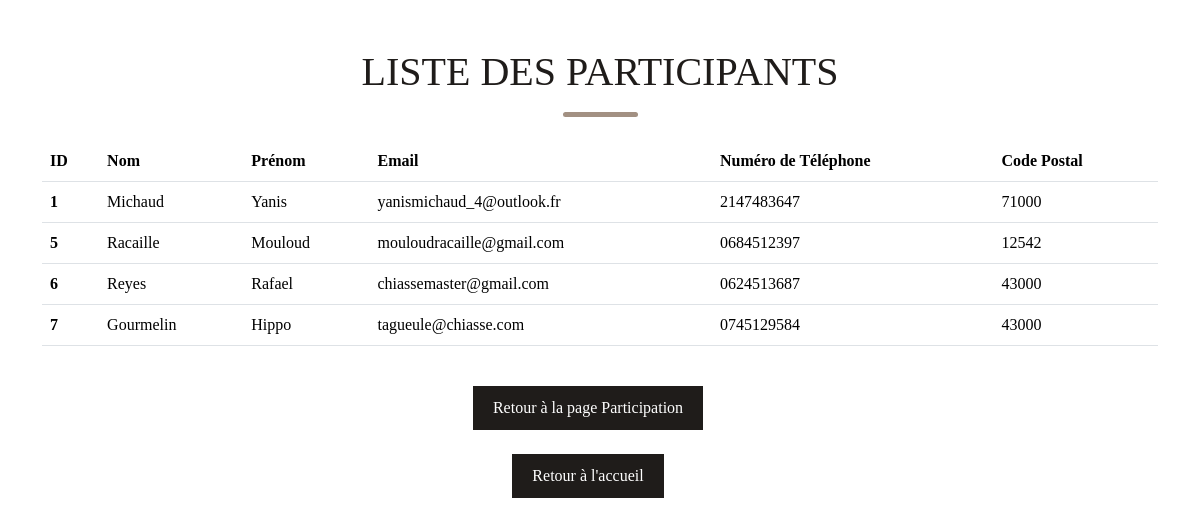
Page /php/listeParticipant.php on the earlier database version.
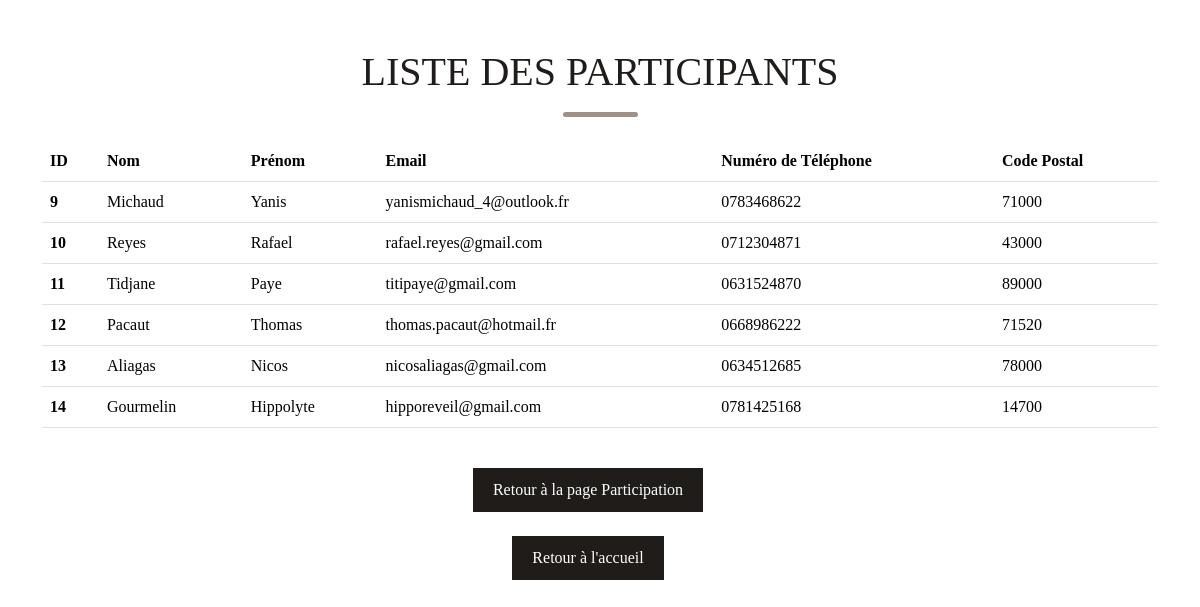
Same page on the later database version.
### tables this page shows
CREATE TABLE `participant` (
  `ID_participant` int(11) NOT NULL,
  `Nom_participant` varchar(50) NOT NULL,
  `Prenom_participant` varchar(50) NOT NULL,
  `email_participant` varchar(70) NOT NULL,
  `num_participant` varchar(20) NOT NULL,
  `CP_participant` int(10) NOT NULL
);

### php/listeParticipant.php (the view, shortened to what this page needs)
<?php
require_once '../php/Config.php';
try {
$pdo = new PDO("mysql:host=$host;dbname=$dbname;charset=utf8", $user, $password);
$requete = $pdo->query('SELECT * FROM participant');
$participant = $requete->fetchAll(PDO::FETCH_ASSOC);
} catch (PDOException $e) {
echo "Erreur : " . $e->getMessage();
}
?>
<!DOCTYPE html>
<html lang="fr">
<head>
<link href='../css/bootstrap.min.css' rel='stylesheet'>
<link href='../css/stylepages.css' rel='stylesheet'>
</head>
<body>
<div class="container mt-5">
<h1 class="titres">Liste des Participants</h1>
<div class="ligne-container"><div class="ligne-arrondie"></div></div>
<?php if (isset($participant) && !empty($participant)): ?>
    <table class="table mt-4">
        <thead>
            <tr>
                <th scope="col">ID</th>
                <th scope="col">Nom</th>
                <th scope="col">Prénom</th>
                <th scope="col">Email</th>
                <th scope="col">Numéro de Téléphone</th>
                <th scope="col">Code Postal</th>
            </tr>
        </thead>
        <tbody>
            <?php foreach ($participant as $participant): ?>
                <tr>
                    <th scope="row"><?php echo $participant['ID_participant']; ?></th>
                    <td><?php echo $participant['Nom_participant']; ?></td>
                    <td><?php echo $participant['Prenom_participant']; ?></td>
                    <td><?php echo $participant['email_participant']; ?></td>
                    <td><?php echo $participant['num_participant']; ?></td>
                    <td><?php echo $participant['CP_participant']; ?></td>
                </tr>
            <?php endforeach; ?>
        </tbody>
    </table>
<?php else: ?>
    <p>Aucun participant pour le moment.</p>
<?php endif; ?>
</div>
<div class='ligne-container'><a class='boutonresult NS bouton-fixe' href='../pages/participation.php'>Retour à la page Participation</a></div>
<div class='ligne-container'><a class='boutonresult NS bouton-fixe' href='../index.php'>Retour à l'accueil</a></div>
</body>
</html>

Differences in the rows shown:
removed participant: ID_participant "1", Nom_participant "Michaud", Prenom_participant "Yanis", email_participant "yanismichaud_4@outlook.fr", num_participant "2147483647", CP_participant "71000"
removed participant: ID_participant "5", Nom_participant "Racaille", Prenom_participant "Mouloud", email_participant "mouloudracaille@gmail.com", num_participant "0684512397", CP_participant "12542"
removed participant: ID_participant "6", Nom_participant "Reyes", Prenom_participant "Rafael", email_participant "chiassemaster@gmail.com", num_participant "0624513687", CP_participant "43000"
removed participant: ID_participant "7", Nom_participant "Gourmelin", Prenom_participant "Hippo", email_participant "tagueule@chiasse.com", num_participant "0745129584", CP_participant "43000"
added participant: ID_participant "9", Nom_participant "Michaud", Prenom_participant "Yanis", email_participant "yanismichaud_4@outlook.fr", num_participant "0783468622", CP_participant "71000"
added participant: ID_participant "10", Nom_participant "Reyes", Prenom_participant "Rafael", email_participant "rafael.reyes@gmail.com", num_participant "0712304871", CP_participant "43000"
added participant: ID_participant "11", Nom_participant "Tidjane", Prenom_participant "Paye", email_participant "titipaye@gmail.com", num_participant "0631524870", CP_participant "89000"
added participant: ID_participant "12", Nom_participant "Pacaut", Prenom_participant "Thomas", email_participant "thomas.pacaut@hotmail.fr", num_participant "0668986222", CP_participant "71520"
added participant: ID_participant "13", Nom_participant "Aliagas", Prenom_participant "Nicos", email_participant "nicosaliagas@gmail.com", num_participant "0634512685", CP_participant "78000"
added participant: ID_participant "14", Nom_participant "Gourmelin", Prenom_participant "Hippolyte", email_participant "hipporeveil@gmail.com", num_participant "0781425168", CP_participant "14700"
